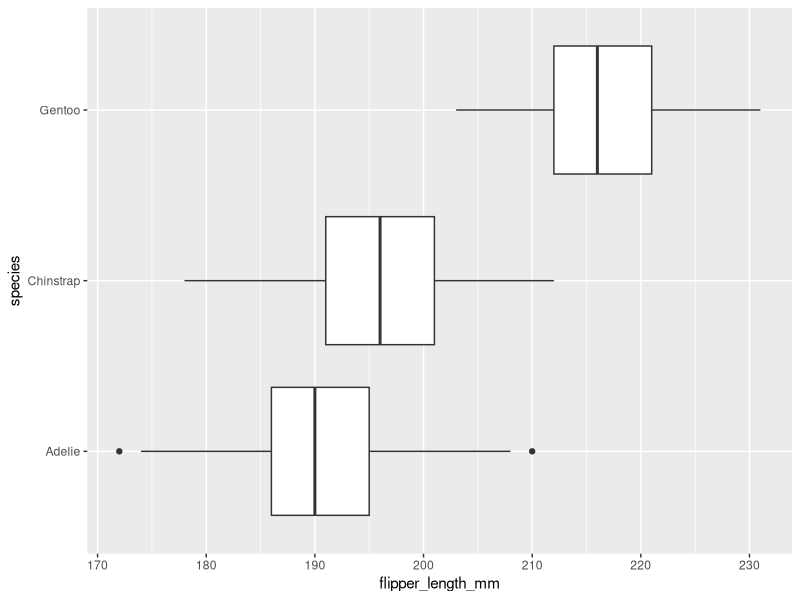
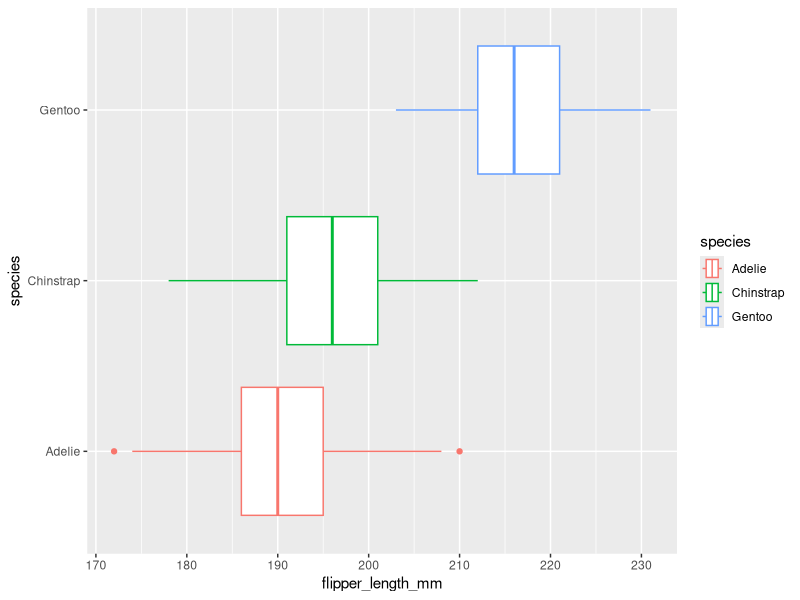
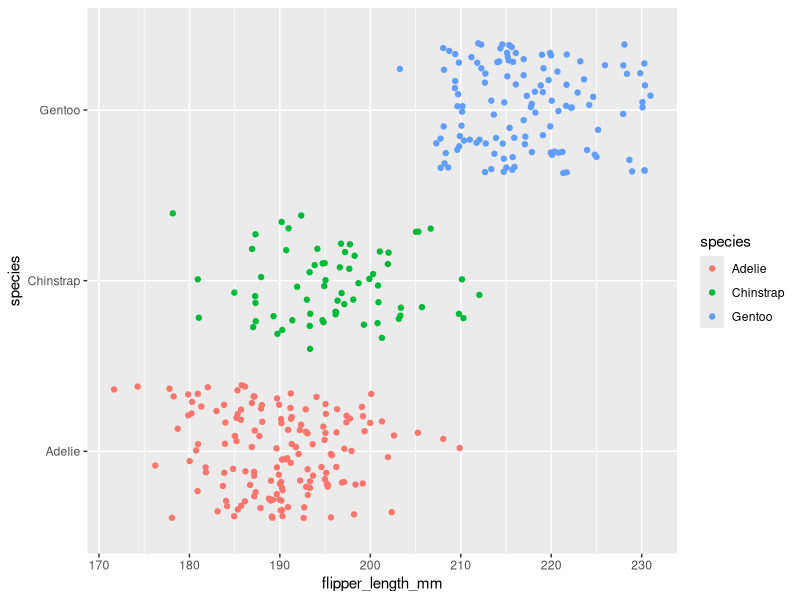
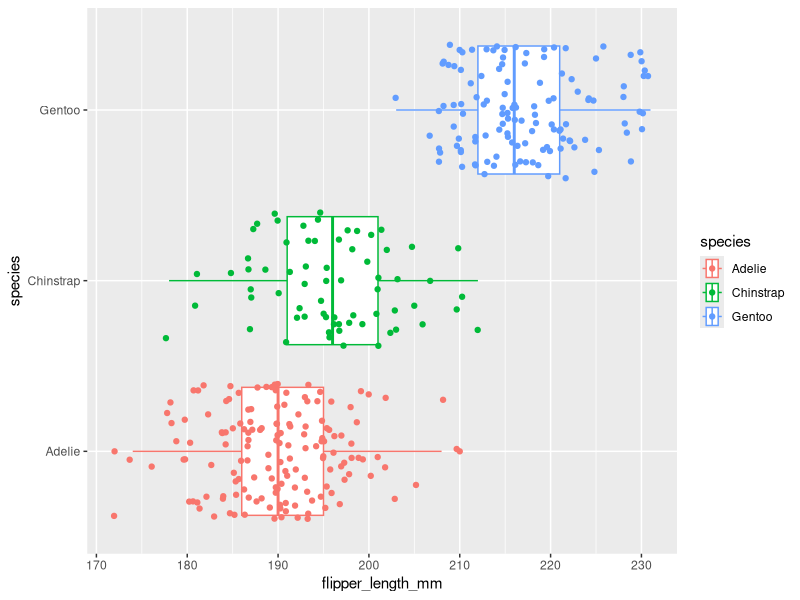
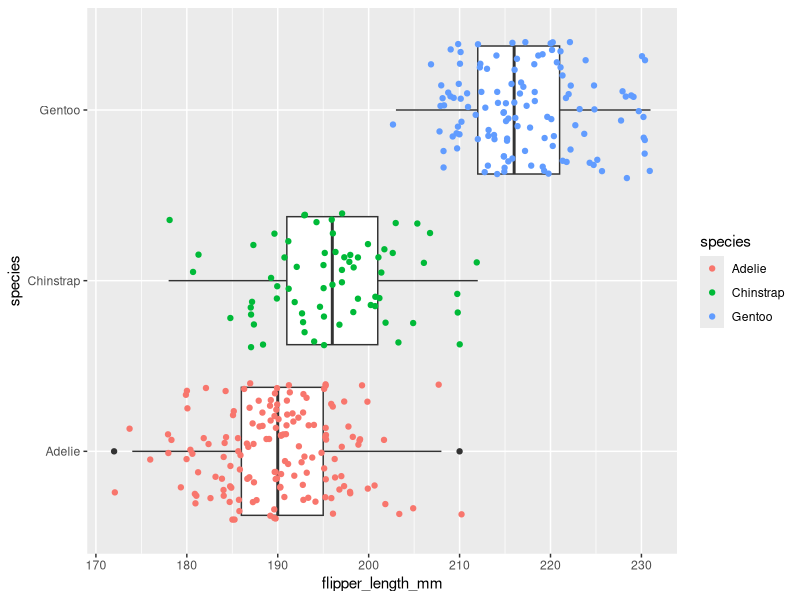
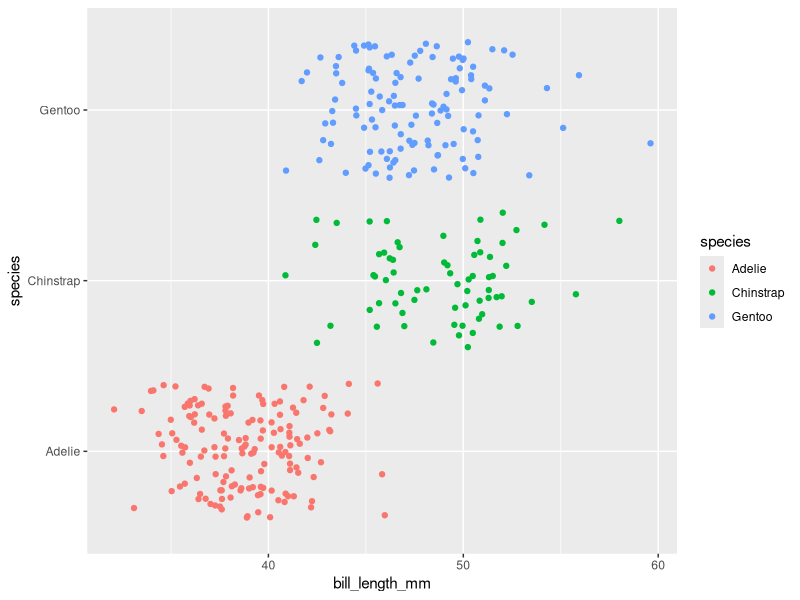
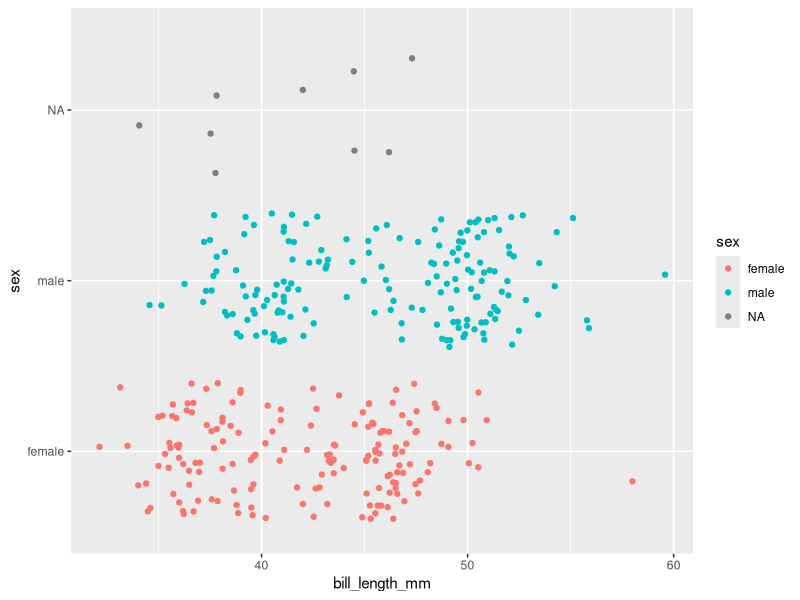
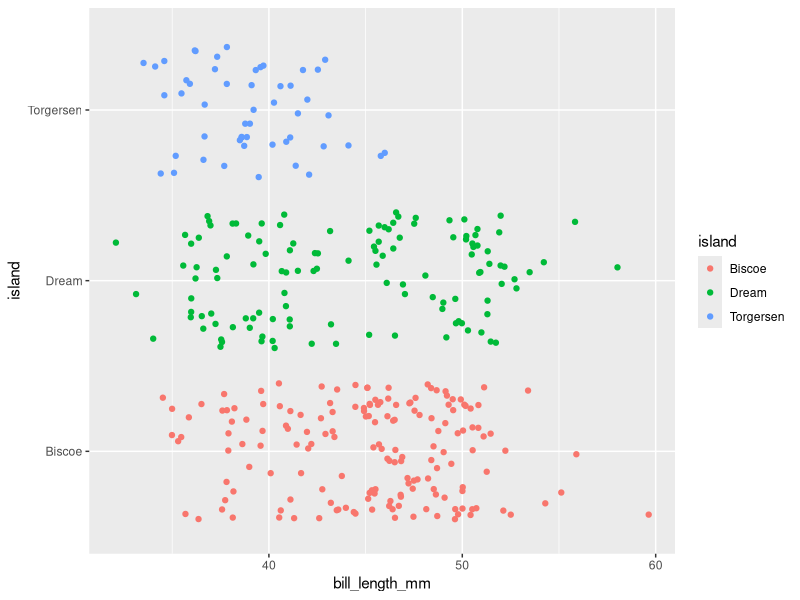

The R source for these figures, in order:
## ---- chunk 1
knitr::opts_chunk$set(error = TRUE)
## ---- chunk 2
library(palmerpenguins)
penguins
## ---- chunk 3
library(ggplot2)
## ---- chunk 4
ggplot(data = penguins, mapping = aes(x = flipper_length_mm, y = species)) +
  geom_boxplot()
## ---- chunk 5
ggplot(data = penguins, mapping = aes(x = flipper_length_mm, y = species, color = species)) +
  geom_boxplot()
## ---- chunk 6
ggplot(data = penguins, mapping = aes(x = flipper_length_mm, y = species, color = species)) +
  geom_jitter()
## ---- chunk 7
ggplot(data = penguins, mapping = aes(x = flipper_length_mm, y = species, color = species)) +
  geom_boxplot() +
  geom_jitter()
## ---- chunk 8
ggplot(data = penguins, mapping = aes(x = flipper_length_mm, y = species,)) +
 geom_boxplot() +
  geom_jitter (mapping = aes(x = flipper_length_mm, y = species, color = species))


## ---- chunk 9
ggplot(data = penguins, mapping = aes(x = bill_length_mm, y = species, color = species))+
  geom_jitter()
## ---- chunk 10
ggplot(data = penguins, mapping = aes(x = bill_length_mm, y =sex , color = sex))+
  geom_jitter()
## ---- chunk 11
ggplot(data = penguins, mapping = aes(x = bill_length_mm, y = island, color = island))+
  geom_jitter()
## ---- chunk 12
ggplot(data=penguins, mapping = aes(x = flipper_length_mm , y = body_mass_g , color = body_mass_g )) +
    geom_point ()
## ---- chunk 13

## ---- chunk 14

